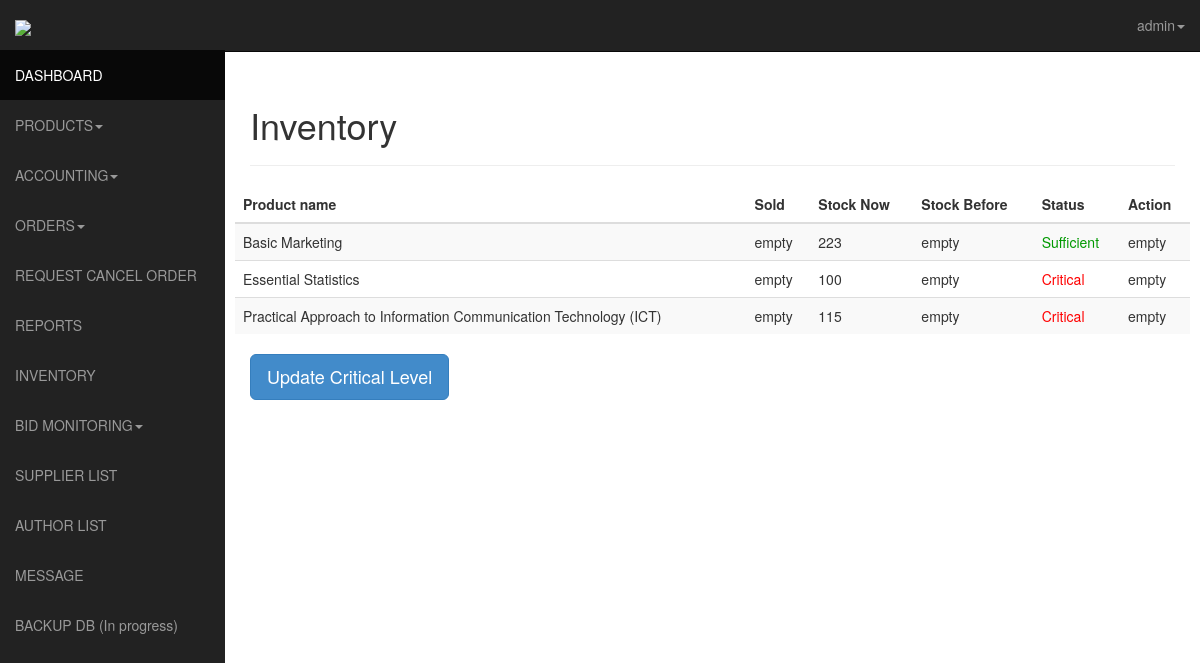
/admin/inventory.php (signed in), run on an earlier commit of the app's database.
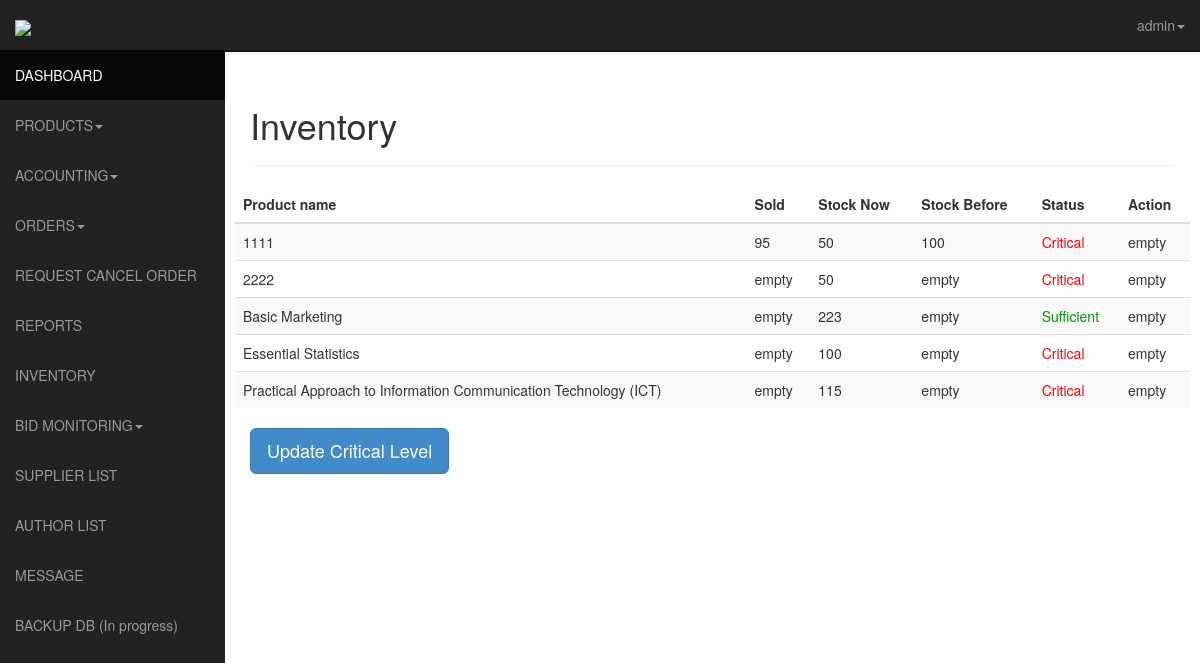
And on a later commit of the database.
### tables this page shows
CREATE TABLE IF NOT EXISTS `products` (
  `id` int(11) NOT NULL AUTO_INCREMENT,
  `author_id` int(11) NOT NULL,
  `product_name` varchar(255) NOT NULL,
  `price` varchar(16) NOT NULL,
  `details` text NOT NULL,
  `stock` int(11) NOT NULL,
  `category` varchar(16) NOT NULL,
  `sub_category` varchar(50) NOT NULL,
  `status` varchar(50) NOT NULL,
  `timestamp` varchar(10) NOT NULL,
  `date_added` date NOT NULL,
  `ext` varchar(4) NOT NULL,
  PRIMARY KEY (`id`)
);

### admin/inventory.php (the view, shortened to what this page needs)
<?php
      function isBestSeller ($productid) {
        $found = 0;
        $query = mysql_query("SELECT products.id, SUM( transactions.qty ) AS total_qty
FROM transactions
INNER JOIN products ON transactions.product_id_array = products.id
GROUP BY products.id
ORDER BY total_qty DESC
LIMIT 5");
          while ($row = mysql_fetch_assoc($query))
          {
            if($row['id'] == $productid) {
              $found++;
            }
          }
          return $found > 0;
      }
      function getCritLevel($type) {
        $query = ($type == 'bs') ? "SELECT * FROM critical_level where type='bs'" : "SELECT * FROM critical_level where type='nbs'";
        $sql = mysql_query($query);
         while ($row = mysql_fetch_assoc($sql))
          {
            $critlevel = $row['crit_level'];
          }
          return $critlevel;
      }
			?>
<!DOCTYPE html>
<html lang="en">
  <head>
    <link href="css/bootstrap.css" rel="stylesheet">
    <link href="css/sb-admin.css" rel="stylesheet">-->
    <link rel="stylesheet" href="css/morris-0.4.3.min.css">
  </head>
  <body>
    <div id="wrapper">
      <nav class="navbar navbar-inverse  navbar-fixed-top" role="navigation">
      <?php include 'template/sidebar.php'?>
		<?php include 'template/top.php'?>
      </nav>
      <div id="page-wrapper">
        <div class="row">
          <div class="col-lg-12">
            <h1>Inventory <small></small></h1>
           <hr>
          </div>
        </div>
       <div class="row">
       <div class="table-responsive">
        <table class="table table-striped">
          <thead>
    <th>Product name</th>
    <th>Sold</th>
    <th>Stock Now</th>
    <th>Stock Before</th>
     <th>Status</th>
     <th>Action</th>
	 		    </thead>
          <tbody>
  				   <?php
$bestSellerCritLevel = getCritLevel('bs');
$criticalLevel = getCritLevel('nbs');
$sql = mysql_query("SELECT * FROM products ORDER BY product_name ASC");
$productCount = mysql_num_rows($sql);
if ($productCount > 0) {
	while($row = mysql_fetch_array($sql)){
			$id = $row['id'];
             $pname = $row["product_name"];
			$stock_query = mysql_query("SELECT qty_added as stock, SUM(qty_added) as sold FROM product_history WHERE pid = $id ORDER BY Date asc limit 1");
      $stock_query_count = mysql_num_rows($stock_query);
		  $previous_stock='empty';
      $lessted_value='empty';
      if ($stock_query_count > 0) {
        while($stock_row = mysql_fetch_array($stock_query)) {
          if(!empty($stock_row['stock'])){
            $previous_stock = $stock_row['stock'];
          }
          if(!empty($stock_row['sold'])){
            $lessted_value = $stock_row['sold'];
          }
        }
      }
			  $current_stock = $row["stock"];
        if (isBestSeller($id)) {
          if($current_stock <= $bestSellerCritLevel){
         $status = '<span style="color: #F00">Critical</span>';
         }
        } else {
          if($current_stock <= $criticalLevel){
         $status = '<span style="color: #F00">Critical</span>';
         }
         else if($current_stock == 0){
            $status = '<span style="color: #333">0 Stock</span>';
           }
           else{
             $status = '<span style="color: #090">Sufficient</span>';
             }
        }
	echo '
  <tr>
	    <td>'.$pname.'</td>
    <td>'.$lessted_value.'</td>
    <td>'.$current_stock.'</td>
     <td >'.$previous_stock.'</td>
	  <td>'.$status.'</td>
	 <td>'.$date='empty'.'</td>
  </tr>
  ';
    }
}
else
{
	$product_list = "You have no products listed in your store yet";
}
?>
    		</tbody>
   	      </table>
       </div>
        </div>
        <button class="btn btn-primary btn-lg pull-left" data-toggle="modal" data-target="#myModal">Update Critical Level</button>
      </div>
    </div>
  </body>
</html>

What changed in the data, as far as the page shows it:
added products: product_name "1111", lessted_value "95", stock "50", previous_stock "100", shows "Critical"
added products: product_name "2222", lessted_value "empty", stock "50", previous_stock "empty", shows "Critical"
